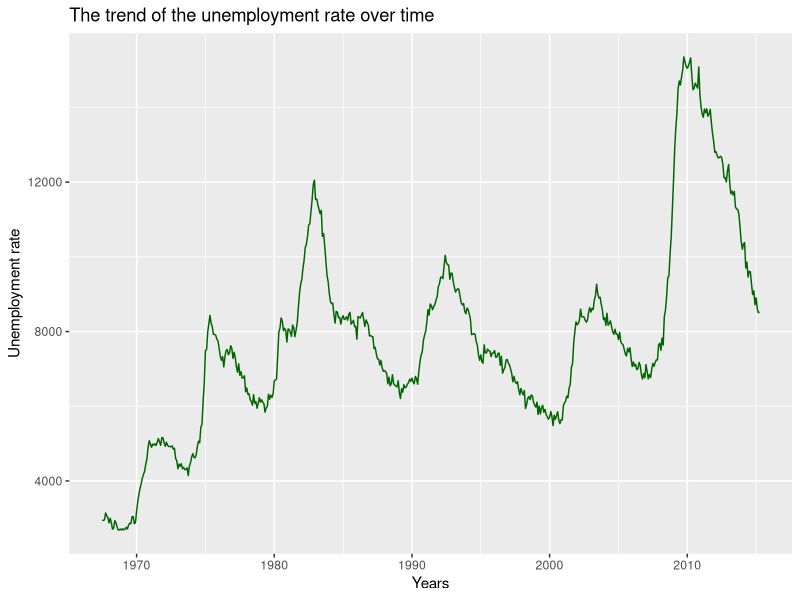
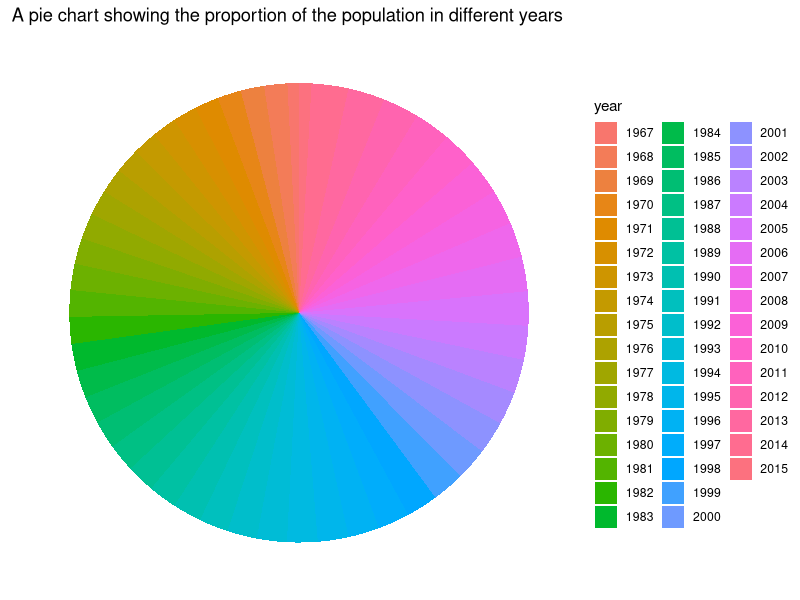
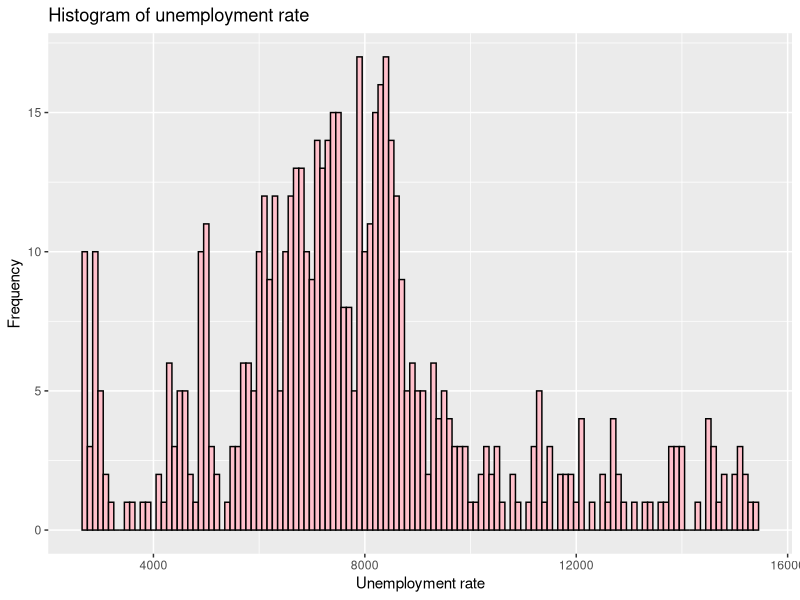
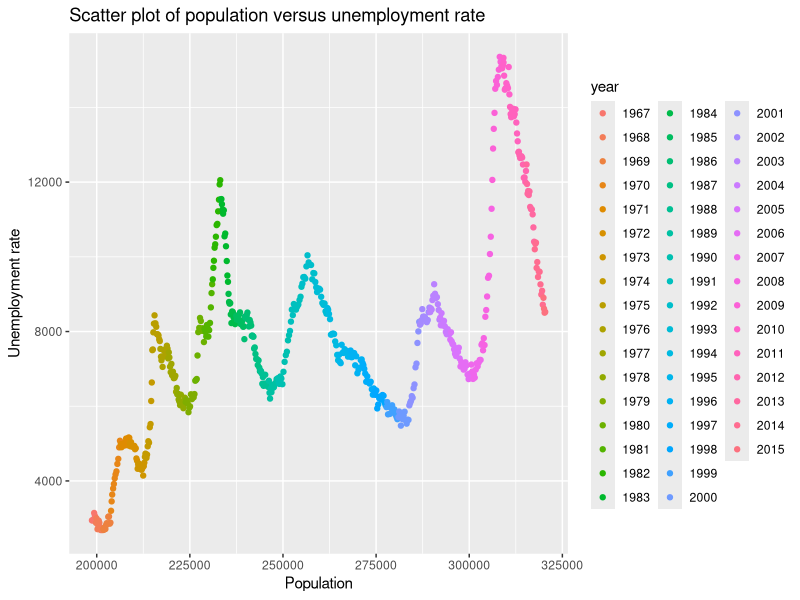
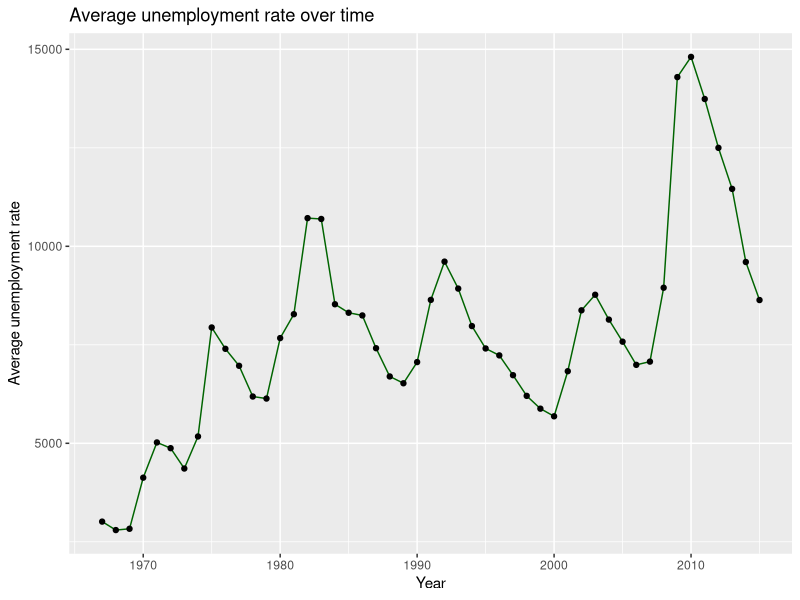
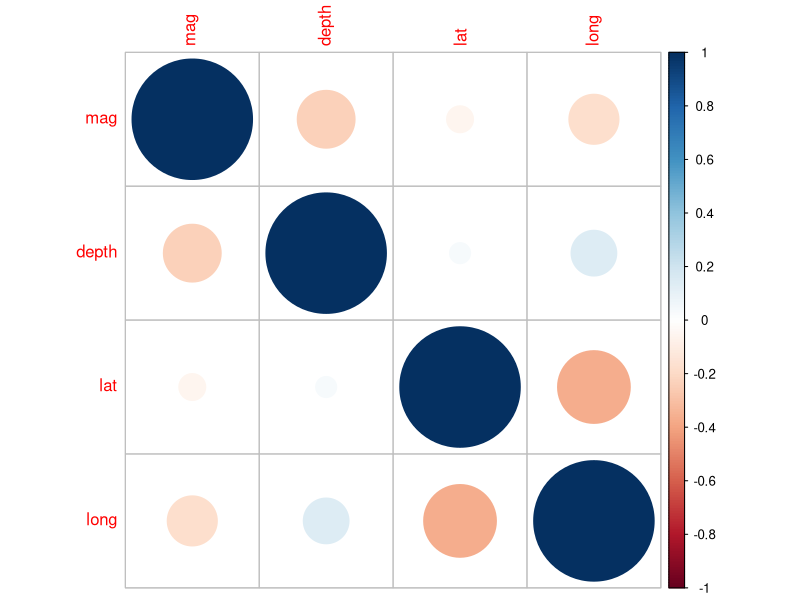
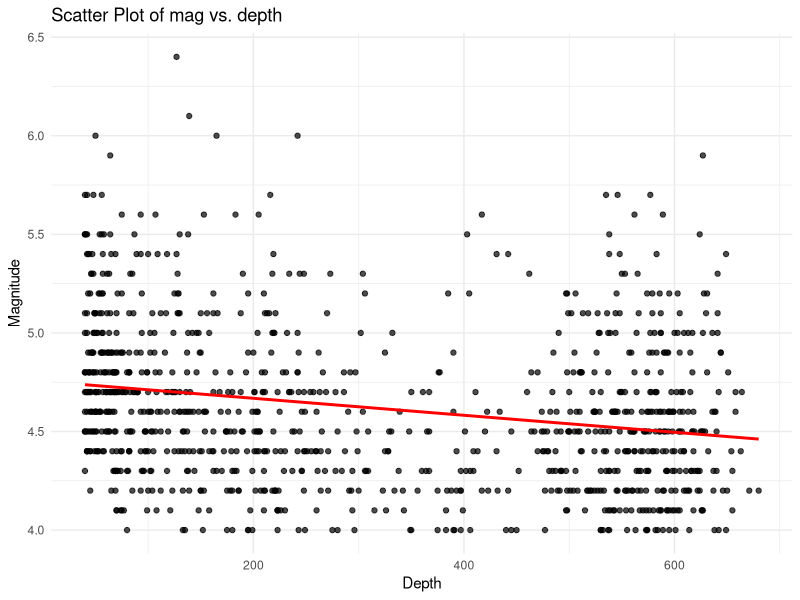

These figures' R source, in order:
library(ggplot2)
data <- as.data.frame(economics)

head(data)

summary_stats <- data.frame(
  Mean = sapply(data, mean, na.rm = TRUE),
  Median = sapply(data, median, na.rm = TRUE),
  StdDev = sapply(data, sd, na.rm = TRUE)
)
print(summary_stats)

total_unemploy <- sum(data$unemploy, na.rm = TRUE)
total_pop <- sum(data$pop, na.rm = TRUE)
cat("Total unemployment rate:", total_unemploy, "\n")
cat("Total population:", total_pop, "\n")

data$year <- format(data$date, "%Y")
unemploy_avg_per_year <- aggregate(unemploy ~ year, data = data, mean)
print(unemploy_avg_per_year)


max_unemploy_row <- data[which.max(data$unemploy), ]
print(max_unemploy_row)

unemploy_trend_plot <- ggplot(data, aes(x = date, y = unemploy)) +
  geom_line(color = "dark green") +
  labs(title = "The trend of the unemployment rate over time", x = "Years", y = "Unemployment rate")
print(unemploy_trend_plot)

pop_per_year <- aggregate(pop ~ year, data = data, sum)
pop_per_year$percentage <- (pop_per_year$pop / sum(pop_per_year$pop)) * 100
pie_chart <- ggplot(pop_per_year, aes(x = "", y = percentage, fill = year)) +
  geom_bar(stat = "identity", width = 1) +
  coord_polar("y", start = 0) +
  labs(title = "A pie chart showing the proportion of the population in different years") +
  theme_void()
print(pie_chart)

unemploy_histogram <- ggplot(data, aes(x = unemploy)) +
  geom_histogram(binwidth = 100, fill = "pink", color = "black") +
  labs(title = "Histogram of unemployment rate", x = "Unemployment rate", y = "Frequency")
print(unemploy_histogram)

scatter_plot <- ggplot(data, aes(x = pop, y = unemploy, color = year)) +
  geom_point() +
  labs(title = "Scatter plot of population versus unemployment rate", x = "Population", y = "Unemployment rate")
print(scatter_plot)

mean_unemploy_plot <- ggplot(unemploy_avg_per_year, aes(x = as.numeric(year), y = unemploy)) +
  geom_line(color = "dark green") +
  geom_point() +
  labs(title = "Average unemployment rate over time", x = "Year", y = "Average unemployment rate")
print(mean_unemploy_plot)

blood_pressure_after <- c(115, 118, 122, 119, 121, 116, 114, 123, 117, 120,
                          119, 118, 115, 116, 122, 121, 120, 119, 118, 117,
                          123, 124, 115, 116, 117, 118, 119, 120, 121, 122)

mean_before <- 120

result <- t.test(blood_pressure_after, 
                 mu = mean_before, 
                 alternative = "less", 
                 conf.level = 0.95)

print(result)


blood_pressure_after <- c(115, 118, 122, 119, 121, 116, 114, 123, 117, 120,
                          119, 118, 115, 116, 122, 121, 120, 119, 118, 117,
                          123, 124, 115, 116, 117, 118, 119, 120, 121, 122)

mean_before <- 120

result <- t.test(blood_pressure_after, 
                 mu = mean_before, 
                 alternative = "two.sided", 
                 conf.level = 0.95)

print(result)


library(ggplot2)
data <- as.data.frame(quakes)
head(quakes, 10)

cor(quakes$mag, quakes$depth)

install.packages("corrplot")

library(corrplot)

cor_matrix <- cor(quakes[, c("mag", "depth", "lat", "long")])

corrplot(cor_matrix, method = "circle")

cor(quakes)

cor.test(quakes$mag, quakes$depth)

if (!require("ggplot2")) install.packages("ggplot2")
library(ggplot2)
ggplot(quakes, aes(x = depth, y = mag)) +
  geom_point(alpha = 0.7) +
  geom_smooth(method = "lm", col = "red", se = FALSE) +
  labs(title = "Scatter Plot of mag vs. depth",
       x = "Depth",
       y = "Magnitude") +
  theme_minimal()
